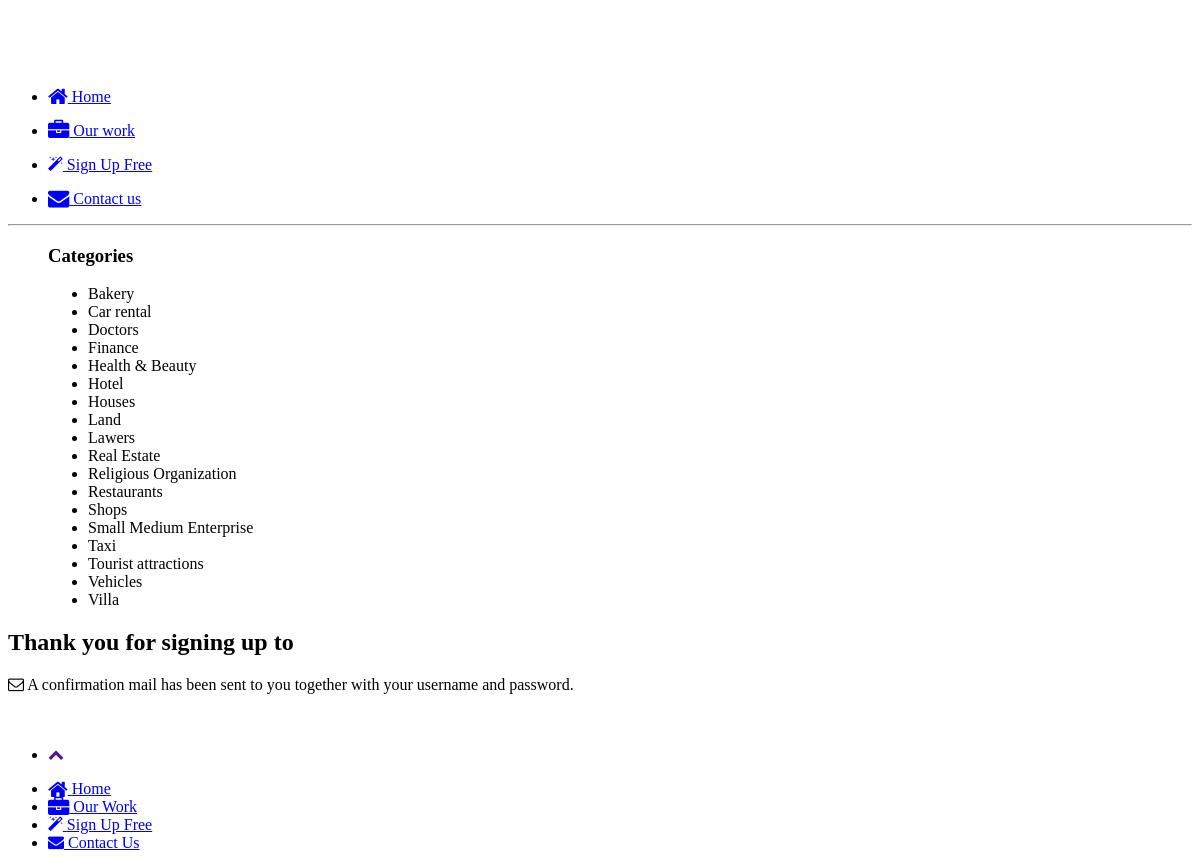
The page /thank-you.php on the database its author committed.
### tables this page shows
CREATE TABLE IF NOT EXISTS `categories` (
  `id_categories` int(11) NOT NULL AUTO_INCREMENT,
  `name` text NOT NULL,
  `text` text NOT NULL,
  PRIMARY KEY (`id_categories`)
);

### thank-you.php (the view, shortened to what this page needs)
<?php
include 'config.php';
$siteconfig = getsiteconfig();
?>
<!DOCTYPE html>
<html class="no-js" lang="en">
<head>
<?php
include 'includes/main/head_main.php';
?>
</head>
<body>
<div class="container">
<?php
include 'includes/main/header_main.php';
?>
<div class="about-page main grid-wrap">
<header class="grid col-full">
<hr>
</header>
<aside class="grid col-one-quarter mq2-col-full">
<menu>
<?php
$categories = $db->query("SELECT * FROM categories order by name ASC");
?>
<h3>Categories</h3>
<ul>
<?php while($row = $categories->fetch()){
$count_business_sql = $db->query("SELECT count(*) as count from business_categories bc
join business b on b.id_business=bc.id_business
where id_categories='".$row['id_categories']."' and b.status='1'");
$count_business = $count_business_sql->fetch();
if($count_business['count']=='0'){
echo "<li>".$row['name']."</li>";
}else{
?>
<li><i class="fa fa-angle-double-right"></i> <a href="<?php echo ROOT_WWW;?>cat/<?php echo generate_permalink($row['id_categories']);?>/<?php echo generate_permalink($row['name']);?>"><?php echo $row['name'];?></a> (<?php echo $count_business['count'];?>)</li>
	<?php
}
}
?>
</ul>
</menu></aside>
<section class="grid col-three-quarters mq2-col-full">
<article id="navteam">
<h2>Thank you for signing up to <?php echo $siteconfig['site_name'];?></h2>
<p><i class="fa fa-envelope-o"></i> A confirmation mail has been sent to you together with your username and password.
<br><br>
<br>
</p>
</article>
</section>
</div>
<div class="divide-top">
<?php
include 'includes/main/footer_main.php';
?>
</div>
</div>
</body>
</html>

### admin/imageuploader/css/style.css (style rules this page uses)
body { padding-top: 60px; }

### rows shown on the page
categories: name "Bakery"
categories: name "Car rental"
categories: name "Doctors"
categories: name "Finance"
categories: name "Health & Beauty"
categories: name "Hotel"
categories: name "Houses"
categories: name "Land"
categories: name "Lawers"
categories: name "Real Estate"
categories: name "Religious Organization"
categories: name "Restaurants"
categories: name "Shops"
categories: name "Small Medium Enterprise"
categories: name "Taxi"
categories: name "Tourist attractions"
categories: name "Vehicles"
categories: name "Villa"
